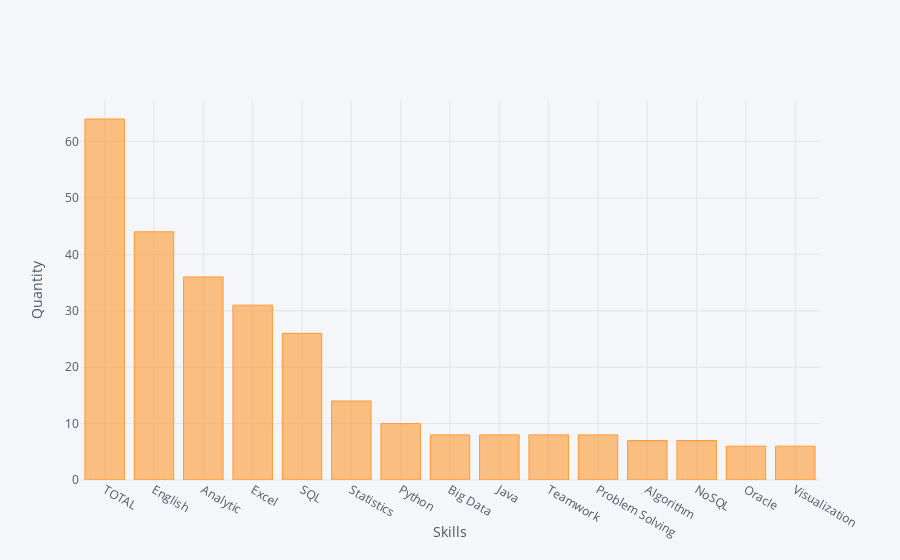

Write notebook code for a chart like this one.
### Markdown cell above
chart in quatity

### Code cell
a=ar.array('l',[64,44,36,31,26,14,10,8,8,8,8,7,7,6,6])
sk=["TOTAL","English","Analytic","Excel","SQL","Statistics","Python","Big Data","Java","Teamwork","Problem Solving","Algorithm","NoSQL","Oracle","Visualization"]
skill = pd.DataFrame({'Skill':sk,'PostNumber':a}).set_index('Skill')
skill.iplot(kind='bar', xTitle="Skills", yTitle="Quantity" )

### Figure 1 — Plotly figure (JSON) as saved in the notebook; plotly's stock layout.template omitted (floating-point values rounded to 4 significant figures)
{"data": [{"marker": {"color": "rgba(255, 153, 51, 0.6)", "line": {"color": "rgba(255, 153, 51, 1.0)", "width": 1}}, "name": "PostNumber", "orientation": "v", "text": "", "type": "bar", "uid": "fc3bcaf9-7f75-496e-8fe4-bbd69c541639", "x": ["TOTAL", "English", "Analytic", "Excel", "SQL", "Statistics", "Python", "Big Data", "Java", "Teamwork", "Problem Solving", "Algorithm", "NoSQL", "Oracle", "Visualization"], "y": [64, 44, 36, 31, 26, 14, 10, 8, 8, 8, 8, 7, 7, 6, 6]}], "layout": {"legend": {"bgcolor": "#F5F6F9", "font": {"color": "#4D5663"}}, "paper_bgcolor": "#F5F6F9", "plot_bgcolor": "#F5F6F9", "title": {"font": {"color": "#4D5663"}}, "xaxis": {"gridcolor": "#E1E5ED", "showgrid": true, "tickfont": {"color": "#4D5663"}, "title": {"font": {"color": "#4D5663"}, "text": "Skills"}, "zerolinecolor": "#E1E5ED"}, "yaxis": {"gridcolor": "#E1E5ED", "showgrid": true, "tickfont": {"color": "#4D5663"}, "title": {"font": {"color": "#4D5663"}, "text": "Quantity"}, "zerolinecolor": "#E1E5ED"}}}
